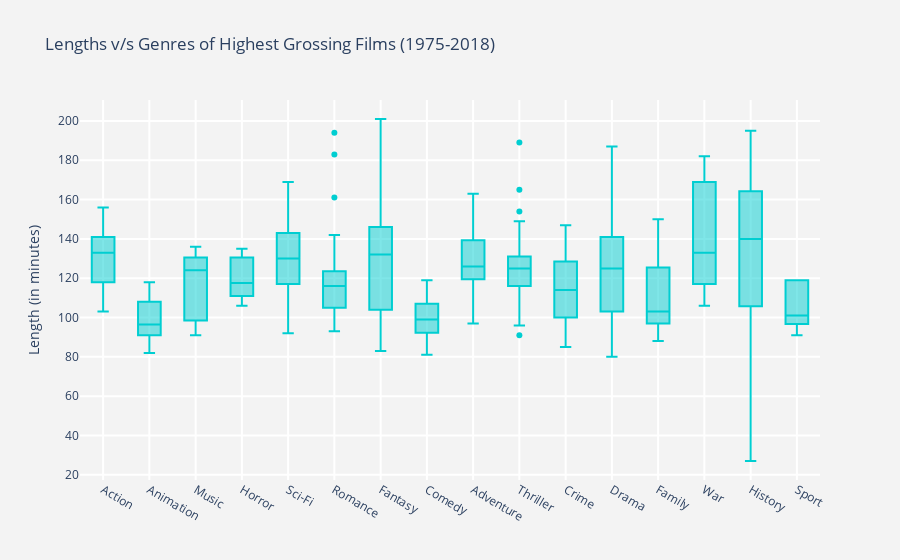

Here is the notebook cell this chart was saved with:
### Code cell
from plotly.offline import init_notebook_mode, iplot
import plotly.graph_objs as go

trace1 = go.Box( # for plotting scatter graph, go.Scatter is used
        y = dataset.length,
        x = dataset.Main_Genre,
        marker = dict(color = 'darkturquoise'), # marker attributes inside graph
        #mode = "markers",
        text = dataset.title # text for each marker during hover
)

data = [trace1]

layout = go.Layout(
    title = 'Lengths v/s Genres of Highest Grossing Films (1975-2018)',
    xaxis = dict(showgrid = True, zeroline = True, gridwidth = 2), 
    yaxis = dict(title = 'Length (in minutes)', gridwidth = 2),
    hovermode = 'closest',
    paper_bgcolor='rgb(243, 243, 243)',
    plot_bgcolor='rgb(243, 243, 243)',
)

fig = go.Figure(data = data, layout = layout)
# for offline glue-ing of plot into notebook
init_notebook_mode(connected=True)
iplot(fig)

### Figure 1 — Plotly figure (JSON) as saved in the notebook; plotly's stock layout.template omitted (floating-point values rounded to 4 significant figures; data arrays with more than 128 entries replaced by an {"elided": "..."} marker saying what was removed)
{"data": [{"marker": {"color": "darkturquoise"}, "text": {"elided": "437 str values"}, "type": "box", "y": {"elided": "437 int values"}, "x": {"elided": "437 str values"}}], "layout": {"title": {"text": "Lengths v/s Genres of Highest Grossing Films (1975-2018)"}, "paper_bgcolor": "rgb(243, 243, 243)", "plot_bgcolor": "rgb(243, 243, 243)", "yaxis": {"gridwidth": 2, "title": {"text": "Length (in minutes)"}}, "xaxis": {"zeroline": true, "gridwidth": 2, "showgrid": true}, "hovermode": "closest"}}
